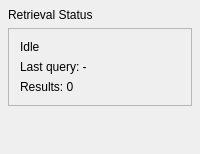
<?xml version="1.0" encoding="UTF-8"?>
<ui version="4.0">
 <class>RetrievalStatusPanel</class>
 <widget class="QWidget" name="RetrievalStatusPanel">
  <layout class="QVBoxLayout" name="mainLayout">
   <property name="leftMargin"><number>8</number></property>
   <property name="topMargin"><number>8</number></property>
   <property name="rightMargin"><number>8</number></property>
   <property name="bottomMargin"><number>8</number></property>
   <property name="spacing"><number>6</number></property>
   <item>
    <widget class="QLabel" name="titleLabel">
     <property name="text"><string>Retrieval Status</string></property>
    </widget>
   </item>
   <item>
    <widget class="QFrame" name="statusFrame">
     <property name="frameShape"><enum>QFrame::Shape::StyledPanel</enum></property>
     <layout class="QVBoxLayout" name="statusLayout">
      <item>
       <widget class="QLabel" name="statusLabel">
        <property name="text"><string>Idle</string></property>
       </widget>
      </item>
      <item>
       <widget class="QLabel" name="lastQueryLabel">
        <property name="text"><string>Last query: -</string></property>
       </widget>
      </item>
      <item>
       <widget class="QLabel" name="resultCountLabel">
        <property name="text"><string>Results: 0</string></property>
       </widget>
      </item>
     </layout>
    </widget>
   </item>
   <item>
    <spacer name="bottomSpacer">
     <property name="orientation"><enum>Qt::Orientation::Vertical</enum></property>
     <property name="sizeHint" stdset="0">
      <size><width>20</width><height>40</height></size>
     </property>
    </spacer>
   </item>
  </layout>
 </widget>
 <layoutdefault spacing="6" margin="11"/>
 <resources/>
 <connections/>
</ui>
